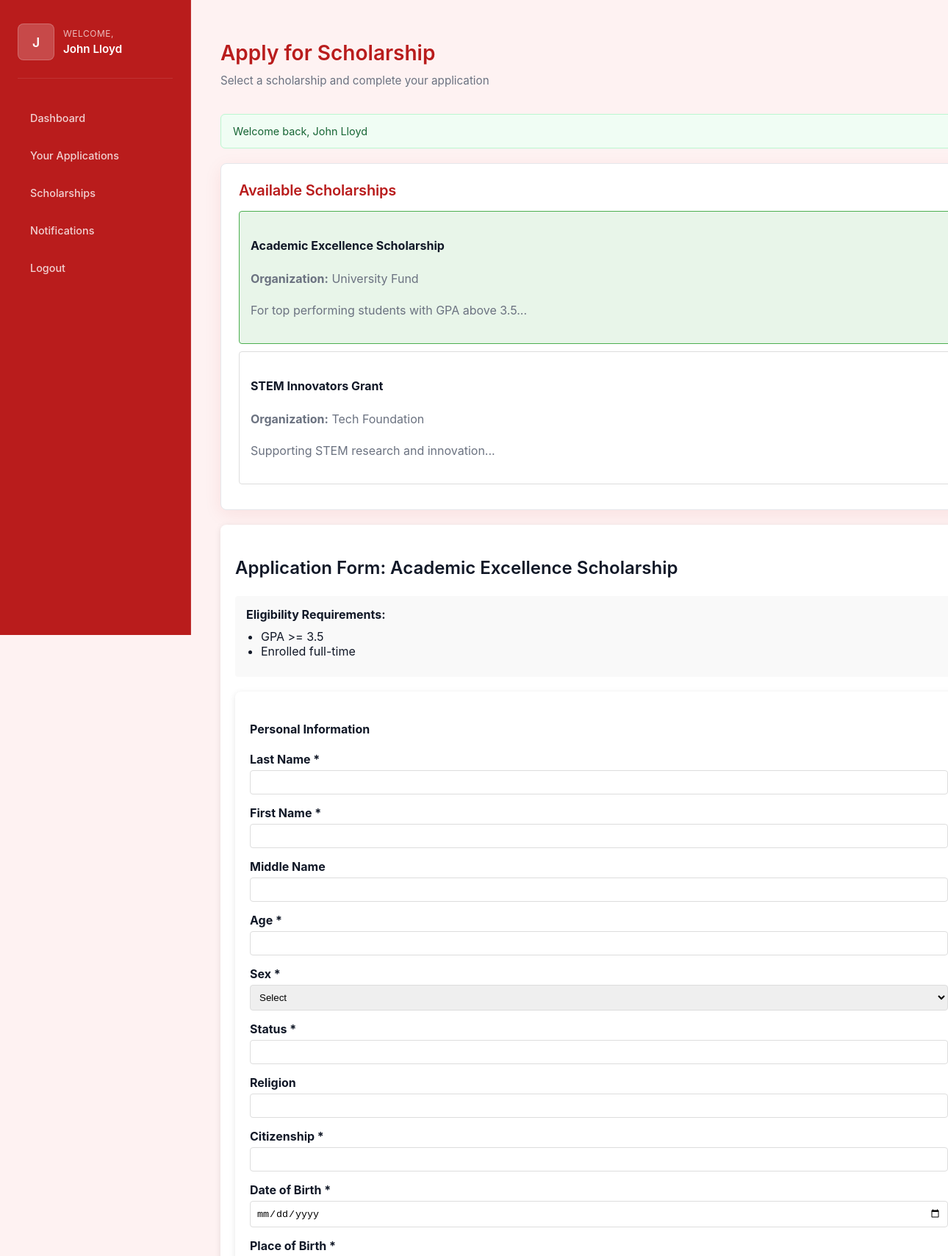
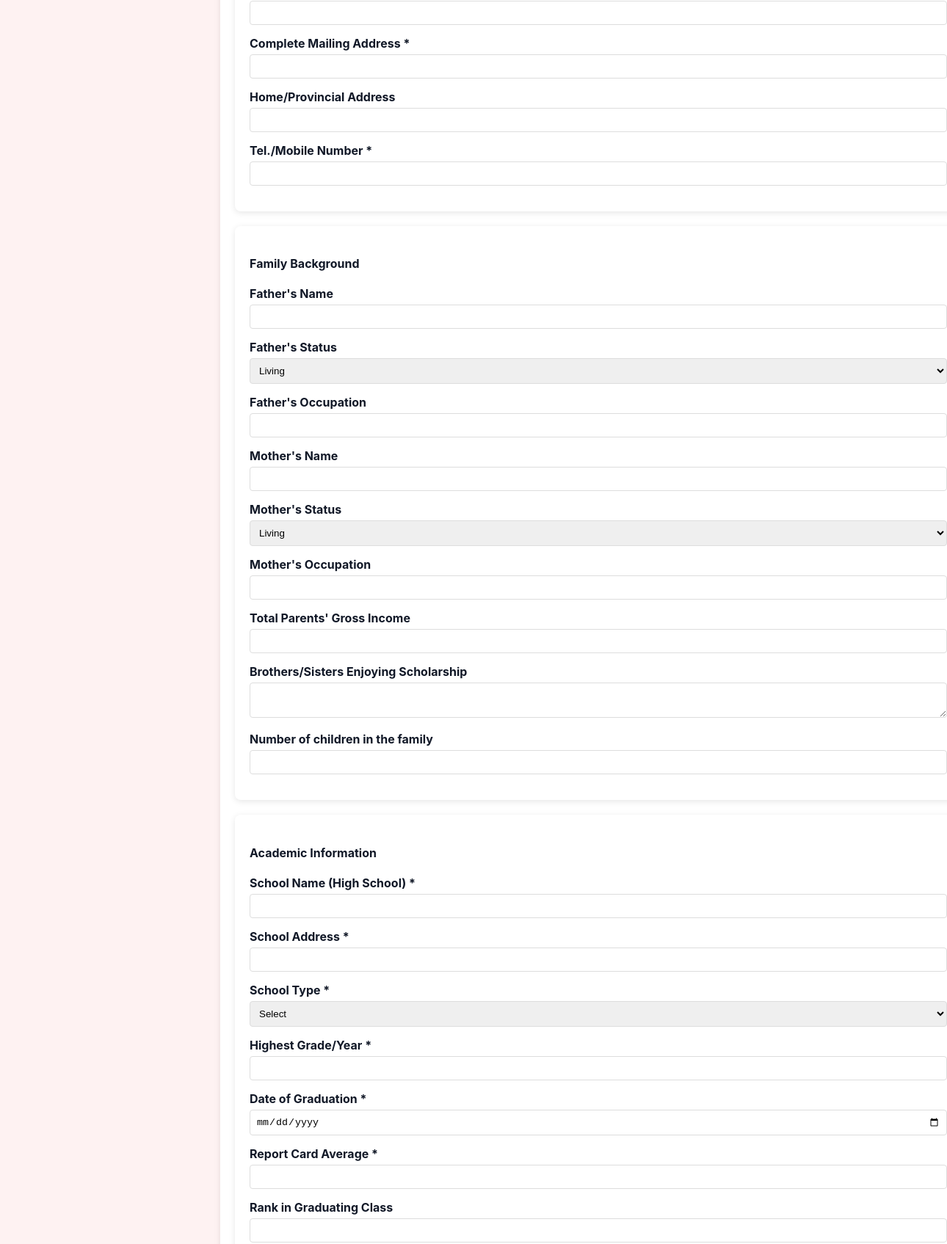
The app's page /member/apply_scholarship.php?scholarship_id=1 (signed in, upper part) with its own data (2 pictures, top to bottom).
### tables this page shows
CREATE TABLE `scholarships` (
  `id` int(11) NOT NULL,
  `title` varchar(255) NOT NULL,
  `description` text DEFAULT NULL,
  `organization` varchar(150) DEFAULT NULL,
  `status` enum('open','closed') DEFAULT 'open',
  `deadline` date DEFAULT NULL,
  `amount` decimal(10,2) DEFAULT NULL,
  `created_at` datetime DEFAULT current_timestamp(),
  UNIQUE KEY `unique_scholarship` (`title`,`organization`,`deadline`,`amount`)
);

### member/apply_scholarship.php (the view, shortened to what this page needs)
<?php
$pdo = getPDO();
$stmt = $pdo->query('SELECT * FROM scholarships WHERE status = "open" ORDER BY created_at DESC');
$scholarships = $stmt->fetchAll();
$selected_scholarship = null;
$requirements = [];
$scholarship_id = $_GET['scholarship_id'] ?? 0;
if ($scholarship_id) {
    $stmt = $pdo->prepare('SELECT * FROM scholarships WHERE id = :id AND status = "open"');
    $stmt->execute([':id' => $scholarship_id]);
    $selected_scholarship = $stmt->fetch();
    if ($selected_scholarship) {
        $stmt = $pdo->prepare('SELECT requirement FROM eligibility_requirements WHERE scholarship_id = :id');
        $stmt->execute([':id' => $scholarship_id]);
        $requirements = $stmt->fetchAll(PDO::FETCH_COLUMN);
    }
}
?>
<!doctype html>
<html>
<head>
  <link rel="stylesheet" href="../assets/style.css">
  <link rel="stylesheet" href="dashboard.css">
</head>
<body>
  <div class="dashboard-app">
    <aside class="sidebar">
      <div class="profile">
        <div class="avatar"><?= strtoupper(substr(($_SESSION['user']['first_name']??$_SESSION['user']['username']),0,1)) ?></div>
        <div>
          <div class="welcome">Welcome,</div>
          <div class="username"><?= htmlspecialchars($_SESSION['user']['first_name'] ?? $_SESSION['user']['username']) ?></div>
        </div>
      </div>
      <nav>
        <a href="dashboard.php">Dashboard</a>
        <a href="applications.php">Your Applications</a>
        <a href="apply_scholarship.php">Scholarships</a>
        <a href="notifications.php">Notifications</a>
        <a href="../auth/logout.php">Logout</a>
      </nav>
    </aside>
    <main class="main">
      <div class="header-row">
        <div>
          <h2>Apply for Scholarship</h2>
          <p class="muted">Select a scholarship and complete your application</p>
        </div>
      </div>
      <?php if (!empty($_SESSION['success'])): ?>
        <div class="flash success-flash"><?= htmlspecialchars($_SESSION['success']); unset($_SESSION['success']); ?></div>
      <?php endif; ?>
      <section class="panel">
        <h3>Available Scholarships</h3>
        <?php if (empty($scholarships)): ?>
          <p>No open scholarships available at this time.</p>
        <?php else: ?>
          <?php foreach ($scholarships as $sch): ?>
            <div class="scholarship-card <?= $selected_scholarship && $selected_scholarship['id'] == $sch['id'] ? 'selected' : '' ?>"
                 onclick="window.location.href='?scholarship_id=<?= $sch['id'] ?>'">
              <h4><?= htmlspecialchars($sch['title']) ?></h4>
              <p><strong>Organization:</strong> <?= htmlspecialchars($sch['organization'] ?? 'N/A') ?></p>
              <p><?= htmlspecialchars(substr($sch['description'] ?? '', 0, 150)) ?>...</p>
            </div>
          <?php endforeach; ?>
        <?php endif; ?>
      </section>
      <?php if ($selected_scholarship): ?>
        <section class="form-section">
          <h3>Application Form: <?= htmlspecialchars($selected_scholarship['title']) ?></h3>
          <?php if (!empty($requirements)): ?>
            <div class="requirements-list">
              <strong>Eligibility Requirements:</strong>
              <ul>
                <?php foreach ($requirements as $req): ?>
                  <li><?= htmlspecialchars($req) ?></li>
                <?php endforeach; ?>
              </ul>
            </div>
          <?php endif; ?>
          <form method="POST" action="../controllers/ApplicationController.php" enctype="multipart/form-data">
            <div class="form-section">
              <h4>Personal Information</h4>
              <div class="form-group"><label>Last Name *</label><input type="text" name="last_name" required></div>
              <div class="form-group"><label>First Name *</label><input type="text" name="first_name" required></div>
              <div class="form-group"><label>Middle Name</label><input type="text" name="middle_name"></div>
              <div class="form-group"><label>Age *</label><input type="number" name="age" min="1" required></div>
              <div class="form-group"><label>Sex *</label><select name="sex" required><option value="">Select</option><option value="Male">Male</option><option value="Female">Female</option></select></div>
              <div class="form-group"><label>Status *</label><input type="text" name="status" required></div>
              <div class="form-group"><label>Religion</label><input type="text" name="religion"></div>
              <div class="form-group"><label>Citizenship *</label><input type="text" name="citizenship" required></div>
              <div class="form-group"><label>Date of Birth *</label><input type="date" name="dob" required></div>
              <div class="form-group"><label>Place of Birth *</label><input type="text" name="birth_place" required></div>
              <div class="form-group"><label>Complete Mailing Address *</label><input type="text" name="mailing_address" required></div>
              <div class="form-group"><label>Home/Provincial Address</label><input type="text" name="provincial_address"></div>
              <div class="form-group"><label>Tel./Mobile Number *</label><input type="text" name="contact_number" required></div>
            </div>
            <div class="form-section">
              <h4>Family Background</h4>
              <div class="form-group"><label>Father's Name</label><input type="text" name="father_name"></div>
              <div class="form-group"><label>Father's Status</label><select name="father_status"><option value="Living">Living</option><option value="Deceased">Deceased</option></select></div>
              <div class="form-group"><label>Father's Occupation</label><input type="text" name="father_occupation"></div>
              <div class="form-group"><label>Mother's Name</label><input type="text" name="mother_name"></div>
              <div class="form-group"><label>Mother's Status</label><select name="mother_status"><option value="Living">Living</option><option value="Deceased">Deceased</option></select></div>
              <div class="form-group"><label>Mother's Occupation</label><input type="text" name="mother_occupation"></div>
              <div class="form-group"><label>Total Parents' Gross Income</label><input type="number" name="gross_income" min="0"></div>
              <div class="form-group"><label>Brothers/Sisters Enjoying Scholarship</label><textarea name="siblings_scholarship" rows="2"></textarea></div>
              <div class="form-group"><label>Number of children in the family</label><input type="number" name="children_count" min="1"></div>
            </div>
            <div class="form-section">
              <h4>Academic Information</h4>
              <div class="form-group"><label>School Name (High School) *</label><input type="text" name="school_name" required></div>
              <div class="form-group"><label>School Address *</label><input type="text" name="school_address" required></div>
              <div class="form-group"><label>School Type *</label><select name="school_type" required><option value="">Select</option></select></div>
              <div class="form-group"><label>Highest Grade/Year *</label><input type="text" name="highest_grade" required></div>
              <div class="form-group"><label>Date of Graduation *</label><input type="date" name="graduation_date" required></div>
              <div class="form-group"><label>Report Card Average *</label><input type="text" name="report_card_average" required></div>
              <div class="form-group"><label>Rank in Graduating Class</label><input type="text" name="class_rank"></div>
            </div>
          </form>
        </section>
      <?php endif; ?>
    </main>
  </div>
</body>
</html>

### assets/style.css (style rules this page uses)
.panel { background: #fff; padding: 2rem; border-radius: 16px; border: 1px solid #e5e7eb; box-shadow: 0 6px 24px rgba(185,28,28,0.08); transition: box-shadow 0.2s, border-color 0.2s; }
.panel h3 { color: #b71c1c; font-size: 1.35rem; font-weight: 700; margin-bottom: 1rem; letter-spacing: -0.01em; }
.panel h3 { margin-top: 0; margin-bottom: 1rem; color: #b91c1c; font-size: 1.35rem; font-weight: 700; letter-spacing: -0.01em; }
h2 { font-size: 2rem; font-weight: 600; }
h3 { font-size: 1.5rem; font-weight: 600; }
p { color: var(--text-secondary); line-height: 1.7; }

### member/dashboard.css (style rules this page uses)
:root { --bg: #fef2f2; --card: #ffffff; --muted: #6b7280; --primary: #b91c1c; --primary-light: #dc2626; --accent: #ef4444; --border: #e5e7eb; --text-primary: #111827; --text-secondary: #6b7280; }
body { background: var(--bg); font-family: 'Inter', -apple-system, BlinkMacSystemFont, 'Segoe UI', sans-serif; color: var(--text-primary); margin: 0; padding: 0; -webkit-font-smoothing: antialiased; -moz-osx-font-smoothing: grayscale; }
.dashboard-app { min-height: 100vh; display: grid; grid-template-columns: 260px 1fr; }
.sidebar { background: var(--primary); color: white; padding: 2rem 1.5rem; border-right: 1px solid rgba(255, 255, 255, 0.1); position: sticky; top: 0; height: 100vh; overflow-y: auto; }
.profile { display: flex; align-items: center; gap: 0.75rem; margin-bottom: 2rem; padding-bottom: 1.5rem; border-bottom: 1px solid rgba(255, 255, 255, 0.1); }
.avatar { width: 48px; height: 48px; border-radius: 8px; background: rgba(255, 255, 255, 0.2); display: flex; align-items: center; justify-content: center; font-weight: 600; font-size: 1.1rem; color: white; border: 1px solid rgba(255, 255, 255, 0.2); }
.welcome { font-size: 0.75rem; color: rgba(255, 255, 255, 0.7); text-transform: uppercase; letter-spacing: 0.5px; margin-bottom: 0.25rem; }
.username { font-weight: 600; font-size: 0.95rem; color: white; }
.sidebar nav { margin-top: 1rem; }
.sidebar a { display: block; color: rgba(255, 255, 255, 0.8); padding: 0.75rem 1rem; border-radius: 6px; text-decoration: none; margin-bottom: 0.5rem; font-size: 0.9rem; font-weight: 500; transition: all 0.2s ease; border: 1px solid transparent; }
.main { padding: 2rem 2.5rem; max-width: 1400px; width: 100%; }
.header-row { display: flex; justify-content: space-between; align-items: flex-start; margin-bottom: 2rem; }
.header-row h2 { font-size: 1.75rem; font-weight: 600; color: var(--primary); margin-bottom: 0.5rem; }
.header-row p { color: var(--muted); margin: 0; font-size: 0.95rem; }
.panel { background: var(--card); padding: 1.5rem; border-radius: 8px; border: 1px solid var(--border); transition: all 0.2s ease; }
.panel h3 { margin-top: 0; margin-bottom: 1rem; color: var(--primary); font-size: 1.25rem; font-weight: 600; }
.flash { padding: 0.875rem 1rem; border-radius: 6px; margin-bottom: 1.25rem; font-size: 0.9rem; border: 1px solid; }
.success-flash { background: #f0fdf4; color: #166534; border-color: #bbf7d0; }

### member/apply_scholarship.php (style rules this page uses)
.form-section { background: white; padding: 20px; border-radius: 8px; margin: 20px 0; box-shadow: 0 2px 8px rgba(0,0,0,0.1); }
.form-group { margin-bottom: 15px; }
.form-group label { display: block; margin-bottom: 5px; font-weight: bold; }
.form-group input, .form-group textarea, .form-group select { width: 100%; padding: 8px; border: 1px solid #ddd; border-radius: 4px; box-sizing: border-box; }
.requirements-list { background: #f9f9f9; padding: 15px; border-radius: 4px; margin: 15px 0; }
.requirements-list ul { margin: 10px 0; padding-left: 20px; }
.scholarship-card { border: 1px solid #ddd; padding: 15px; margin: 10px 0; border-radius: 4px; cursor: pointer; transition: background 0.2s; }
.scholarship-card.selected { border-color: #4CAF50; background: #e8f5e9; }

### records on screen
scholarships: title "Academic Excellence Scholarship", organization "University Fund", description "For top performing students with GPA above 3.5"
scholarships: title "STEM Innovators Grant", organization "Tech Foundation", description "Supporting STEM research and innovation"

### other values on screen
$_SESSION['user']['first_name'] "John Lloyd"
$_SESSION['success'] "Welcome back, John Lloyd"
$req "GPA >= 3.5"
$req "Enrolled full-time"
